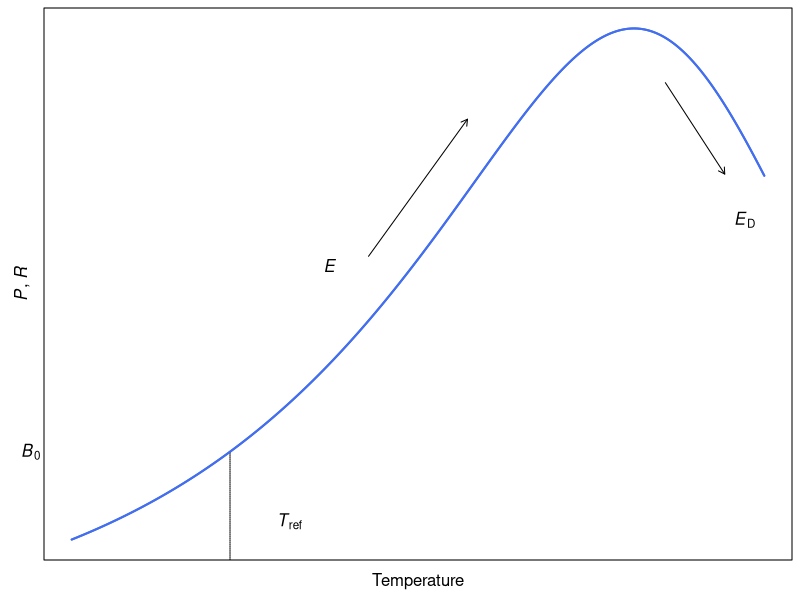
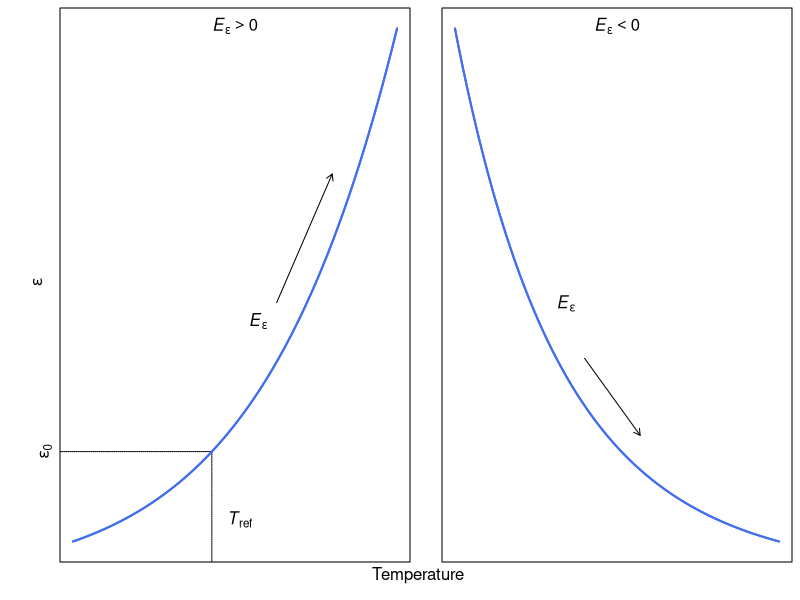
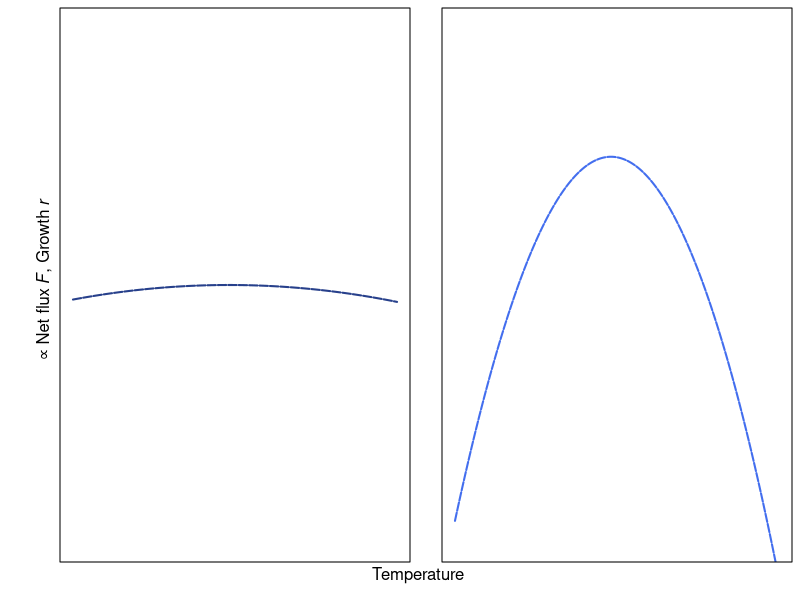
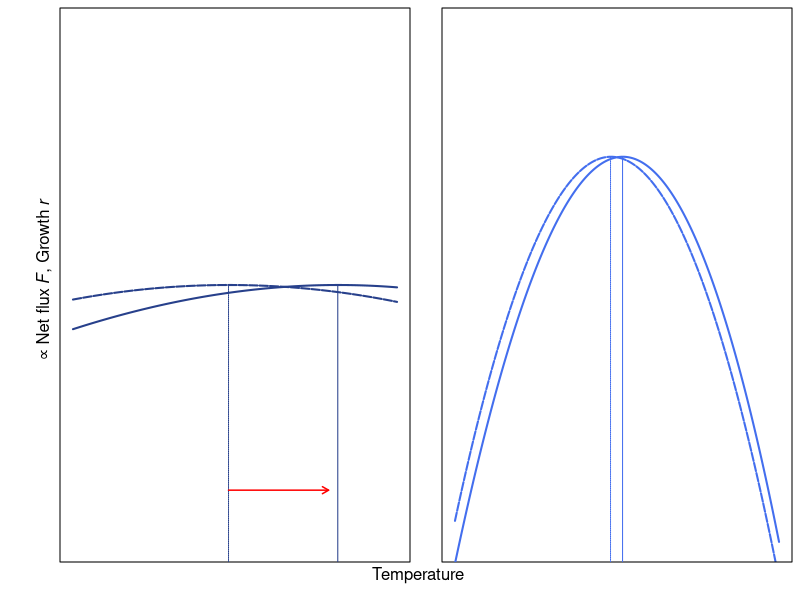
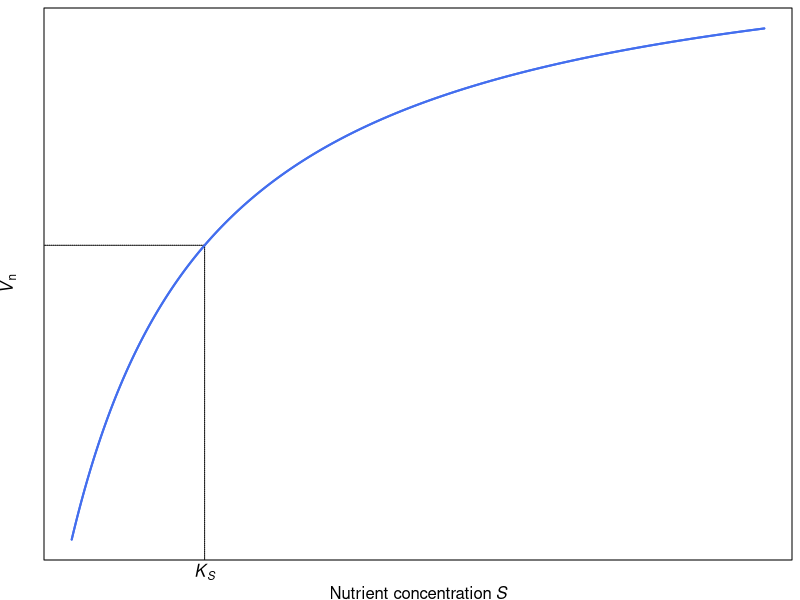

Source code (R) for these figures, in order:


pdf(file='school.pdf', width=5.5/2.54, height=4/2.54, pointsize=10,
    family='Times')
par(mar=c(2, 2.2, 0.4, 0.4), mgp=c(0.5, 0.2, 0), tcl=0.2, las=1)

k = 8.617e-5
temps = seq(10, 45, 0.1) + 273.15
rates = exp(-0.6/k * (1/temps - 1/283.15)) / (1 + exp(2/k * (1/315.15 - 1/temps)))

plot(temps-273.15, rates, type='l', lwd=2, xaxt='n', yaxt='n',
     xlab='Temperature', ylab=expression(italic(P)*','~italic(R)), col='royalblue2')
axis(2, at=rates[81], labels=expression(italic(B)[0]), tick=FALSE)
text(23, 4, expression(italic(E)))
arrows(x0=25, y0=4.1, x1=30, y1=5.6, length=0.07)

text(44, 4.5, expression(italic(E)[D]))
arrows(x0=40, y0=6, x1=43, y1=5, length=0.07)

text(21, 1.2, expression(italic(T)['ref']))
segments(x0=18, y0=-1, x1=18, y1=rates[81], lty='11')

lines(temps-273.15, rates, lwd=2, col='royalblue2')

dev.off()



pdf(file='school_simple.pdf', width=5.5/2.54, height=4/2.54, pointsize=10,
    family='Times')
par(mar=c(1, 0.4, 0.4, 0.4), mgp=c(0, 0.2, 0), tcl=0.2, las=1)

k = 8.617e-5
temps = seq(10, 45, 0.1) + 273.15
rates = exp(-0.6/k * (1/temps - 1/283.15)) / (1 + exp(2/k * (1/315.15 - 1/temps)))

plot(temps-273.15, rates, type='l', lwd=4, xaxt='n', yaxt='n',
     xlab='Temperature', ylab='', bty='n', col='white', col.lab='white')
box(col=rgb(0, 0, 0, 0.4), col='white')
text(23, 4, expression(italic(E)), col='white')
segments(x0=temps[which.max(rates)]-273.15, y0=-1,
         x1=temps[which.max(rates)]-273.15, y1=max(rates), lty='11', col='white')
lines(temps-273.15, rates, lwd=4, col='white')

text(temps[which.max(rates)]-273.15+3, 1.5, expression(italic(T)[pk]), col='white')

dev.off()




pdf(file='ba.pdf', width=11/2.54, height=4/2.54, pointsize=10,
    family='Times')
par(mar=c(0.1, 1.2, 0.4, 0.4), mgp=c(0.5, 0.2, 0), tcl=0.2)
split.screen(c(1, 2))
par(oma=c(1.8, 1.8, 0, 0))

k = 8.617e-5
temps = seq(10, 45, 0.1) + 273.15
rates1 = exp(-0.6/k * (1/temps - 1/283.15)) 
rates2 = exp(0.6/k * (1/temps - 1/283.15)) 

screen(1)
plot(temps-273.15, rates1, type='l', lwd=2, xaxt='n', yaxt='n',
     xlab='', ylab='', col='royalblue2')
axis(2, at=rates1[151], labels=expression(epsilon[0]), tick=FALSE)

text(30, 7, expression(italic(E)[epsilon]))
arrows(x0=32, y0=7.5, x1=38, y1=11, length=0.07)

text(28, 1.6, expression(italic(T)['ref']))
segments(x0=25, y0=-1, x1=25, y1=rates1[151], lty='11')
segments(x0=0, y0=rates1[151], x1=25, y1=rates1[151], lty='11')

lines(temps-273.15, rates1, lwd=2, col='royalblue2')
mtext(expression(italic(E)[epsilon]>0), side=3, line=-1.5)


screen(2)
plot(temps-273.15, rates2, type='l', lwd=2, xaxt='n', yaxt='n',
     xlab='', ylab='', col='royalblue2')

text(22, 0.5, expression(italic(E)[epsilon]))
arrows(x0=24, y0=0.4, x1=30, y1=0.26, length=0.07)

text(28, 1.6, expression(italic(T)['ref']))

lines(temps-273.15, rates2, lwd=2, col='royalblue2')
mtext(expression(italic(E)[epsilon]<0), side=3, line=-1.5)


mtext(expression(epsilon), side=2, line=-0.5, outer=TRUE)
mtext('Temperature', side=1, line=0, outer=TRUE)

close.screen(all=TRUE)
dev.off()



c1 = -0.001
c2 = -0.010
b1 = -300 * 2 * c1
b2 = -300 * 2 * c2
a1 = 10 - b1 * 300 - c1 * 300^2
a2 = 10 - b2 * 300 - c2 * 300^2

sp1 = a1 + b1 * temps + c1 * temps^2
sp1 = sp1 / max(sp1)
sp2 = a2 + b2 * temps + c2 * temps^2
sp2 = sp2 / max(sp2)

eps = exp(-0.02/k * (1/temps - 1/283.15)) 
eps = eps/max(eps)

spe1 = sp1 * eps
spe1 = spe1 / max(spe1)
spe2 = sp2 * eps
spe2 = spe2 / max(spe2)


pdf(file='delta_tpk_ex.pdf', width=10/2.54, height=5/2.54, pointsize=10,
    family='Times')
par(mar=c(0.1, 1.2, 0.4, 0.4), mgp=c(0.5, 0.2, 0), tcl=0.2)
split.screen(c(1, 2))
par(oma=c(1.8, 1.8, 0, 0))

screen(1)
plot(temps-273.15, sp1, type='l', lwd=2, xaxt='n', yaxt='n', ylim=c(0.5, 1.5), 
     xlab='', ylab='', col='royalblue4', lty='41')


screen(2)

plot(temps-273.15, sp2, type='l', lwd=2, xaxt='n', yaxt='n', ylim=c(0.7, 1.1), 
     xlab='', ylab='', col='royalblue2', lty='41')

mtext(expression(''%prop%'Net flux'~ italic(F)*', Growth'~italic(r)), side=2,
      outer=TRUE, line=-1)
mtext('Temperature', side=1, outer=TRUE)

close.screen(all=TRUE)
dev.off()




pdf(file='delta_tpk_ex2.pdf', width=10/2.54, height=5/2.54, pointsize=10,
    family='Times')
par(mar=c(0.1, 1.2, 0.4, 0.4), mgp=c(0.5, 0.2, 0), tcl=0.2)
split.screen(c(1, 2))
par(oma=c(1.8, 1.8, 0, 0))

screen(1)
plot(temps-273.15, sp1, type='l', lwd=2, xaxt='n', yaxt='n', ylim=c(0.5, 1.5), 
     xlab='', ylab='', col='royalblue4', lty='41')
lines(temps-273.15, spe1, lwd=2, col='royalblue4')

segments(x0=temps[which.max(sp1)]-273.15, y0=0, 
         x1=temps[which.max(sp1)]-273.15, y1=max(sp1), lty='11', col='royalblue4')

segments(x0=temps[which.max(spe1)]-273.15, y0=0, 
         x1=temps[which.max(spe1)]-273.15, y1=max(spe1), col='royalblue4')

arrows(x0=temps[which.max(sp1)]-273.15, y0=0.6,
       x1=temps[which.max(spe1)]-273.15 - 1, y1=0.6, lwd=1.5, col='red', length=0.07)


screen(2)

plot(temps-273.15, sp2, type='l', lwd=2, xaxt='n', yaxt='n', ylim=c(0.7, 1.1), 
     xlab='', ylab='', col='royalblue2', lty='41')
lines(temps-273.15, spe2, lwd=2, col='royalblue2')

segments(x0=temps[which.max(sp2)]-273.15, y0=0, 
         x1=temps[which.max(sp2)]-273.15, y1=max(sp1), lty='11', col='royalblue2')

segments(x0=temps[which.max(spe2)]-273.15, y0=0, 
         x1=temps[which.max(spe2)]-273.15, y1=max(spe2), col='royalblue2')

mtext(expression(''%prop%'Net flux'~ italic(F)*', Growth'~italic(r)), side=2,
      outer=TRUE, line=-1)
mtext('Temperature', side=1, outer=TRUE)

close.screen(all=TRUE)
dev.off()




pdf(file='nuts.pdf', width=5.5/2.54, height=4/2.54, pointsize=10,
    family='Times')
par(mar=c(2, 2.2, 0.4, 0.4), mgp=c(1.2, 0.2, 0), tcl=0.2, las=1)

S = seq(0.1, 10, 0.01)
ks = 2
vn = S / (ks + S)

plot(S, vn, type='l', lwd=2, xaxt='n', yaxt='n', col='royalblue2',
     xlab=expression('Nutrient concentration'~italic(S)), 
     ylab=expression(italic(V)[n]))
axis(1, at=2, labels=expression(italic(K[S])), tick=FALSE)

segments(x0=2, y0=-1, x1=2, y1=vn[191], lty='11')
segments(x0=-1, y0=vn[191], x1=2, y1=vn[191], lty='11')

lines(S, vn, lwd=2, col='royalblue2')

dev.off()

